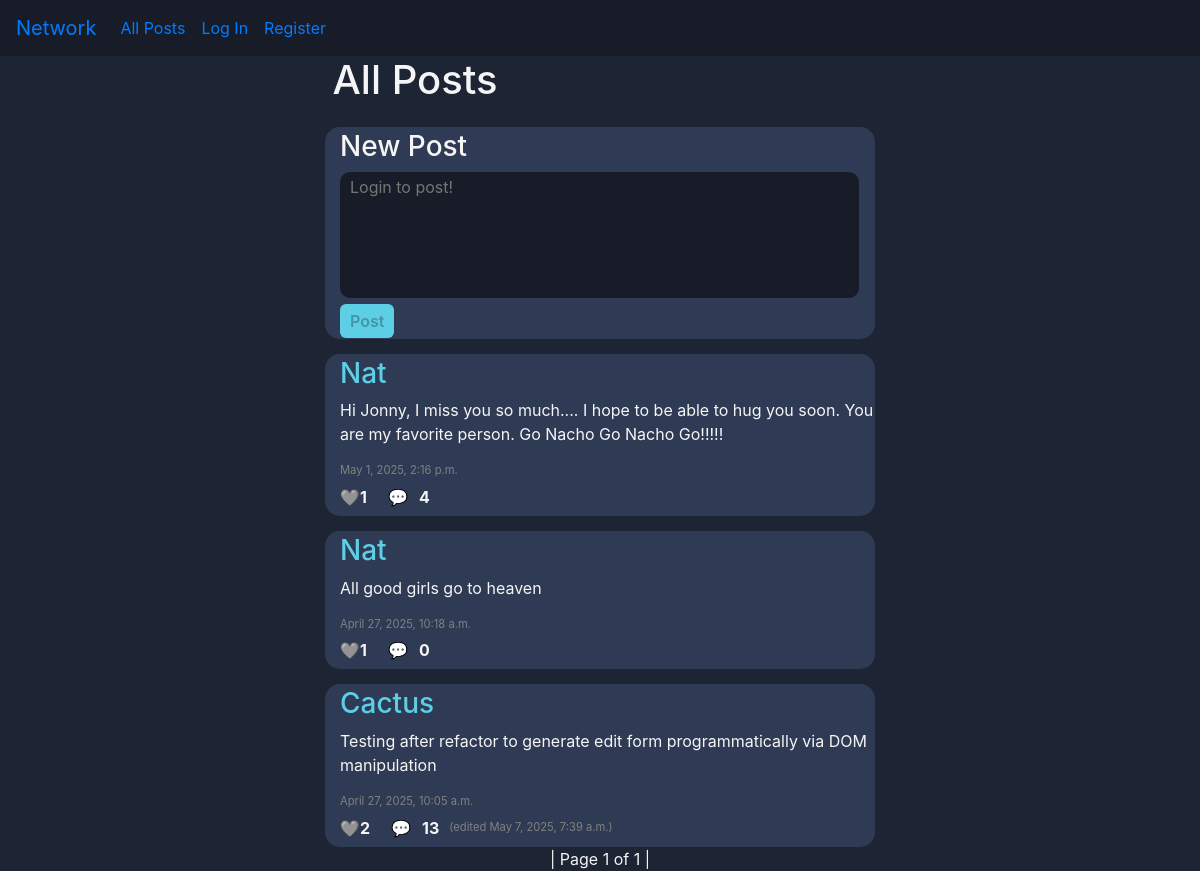
Before: / with the older database file.
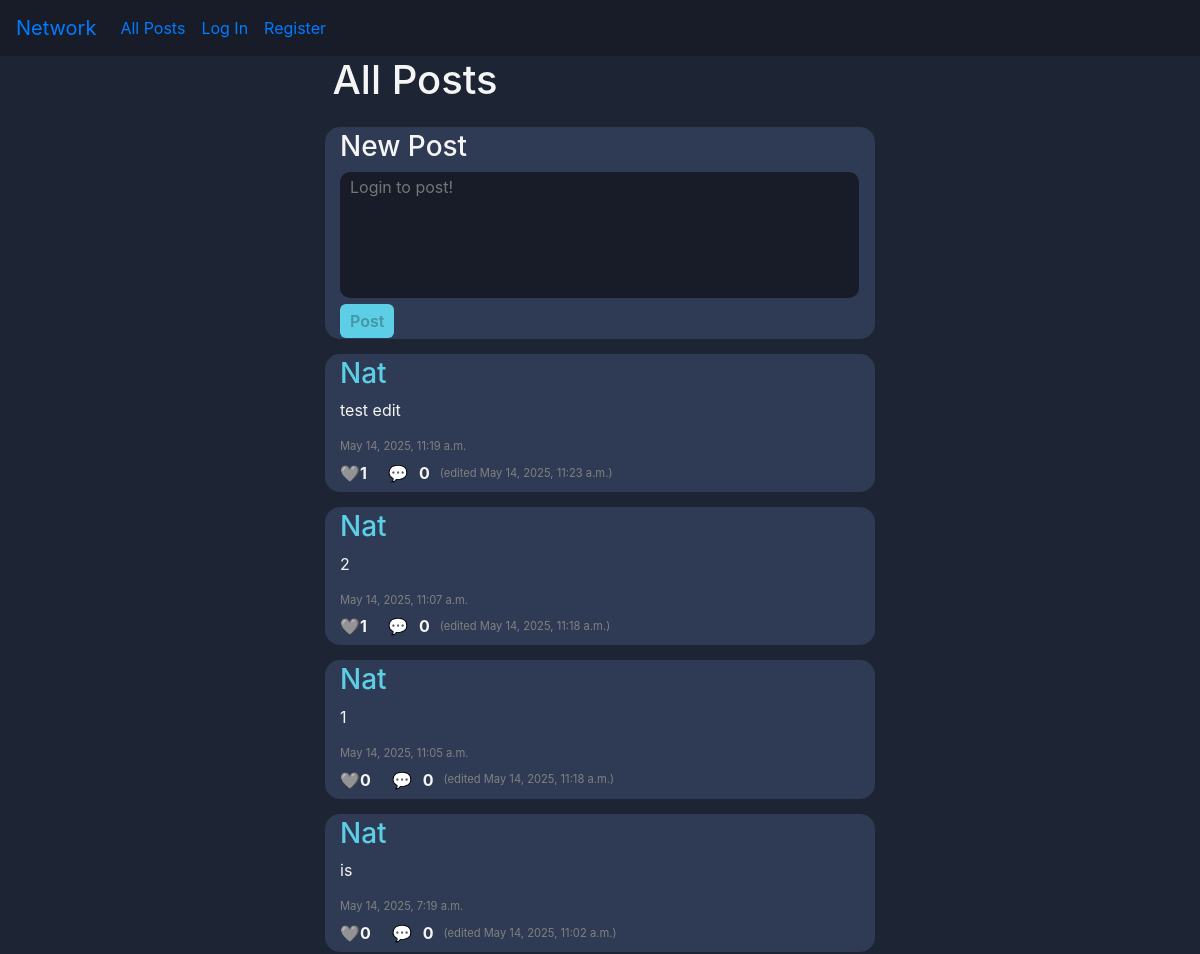
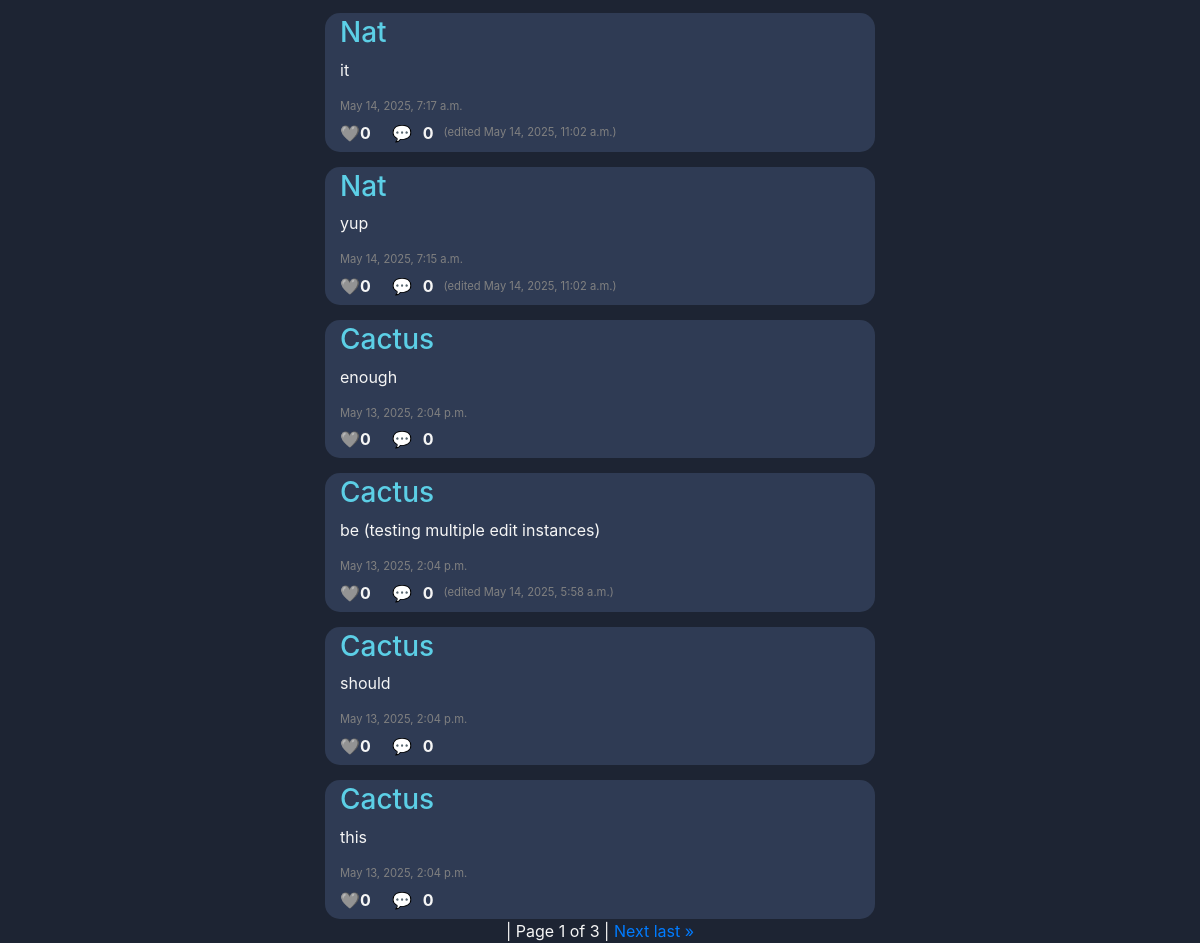
After: the same page with the newer database file (2 pictures, top to bottom).
### network/models.py (models this page shows, shortened)
class Post(models.Model):
    profile = models.ForeignKey("Profile", on_delete=models.CASCADE)
    content = models.TextField(blank=False, null=False)
    likes = models.ManyToManyField("Profile", blank=True, related_name="liked_posts")
    timestamp = models.DateTimeField(auto_now_add=True)
    edited_timestamp = models.DateTimeField(auto_now_add=False, null=True) # TODO
    @property
    def like_count(self):
        return self.likes.count()
    @property
    def comment_count(self):
        return self.comment_set.count()

class Profile(models.Model):
    user = models.OneToOneField(User, on_delete=models.CASCADE)
    following = models.ManyToManyField("self", symmetrical=False, blank=True, related_name="followers")
    saved_posts = models.ManyToManyField("Post", blank=True, related_name="saved_by_profiles")
    profile_picture = models.ImageField(upload_to='profile_pics/', blank=True, null=True) # TODO
    profile_picture_url = models.URLField(blank=True, null=True) # TODO
    bio = models.CharField(max_length=512, null=True, blank=True) # TODO

class User(AbstractUser):
    pass

### network/views.py (the view)
# urls.py: path("", views.index, name="index"),
def index(request):
    return post_paginator(
        request,
        query=Post.objects.select_related("profile").order_by("-timestamp"),
        template="network/index.html",
        title="All Posts",
    )

### network/models.py (called while the page is built)
    @property
    def reply_count(self):
        return self.replies.count()

    @property
    def like_count(self):
        return self.likes.count()

### network/views.py (called while the page is built)
def post_paginator(request, query, template, title, **kwargs):
    paginator = Paginator(query, 10)
    page_number = request.GET.get("page")
    page_obj = paginator.get_page(page_number)
    return render(request, template, {
        "page_obj": page_obj,
        "title": title,
        **kwargs # Optional context arguments
    })

### network/templates/network/index.html (shortened to what this page needs)
{% extends "network/layout.html" %}
{% load static %}
{% block body %}
    <div class="header-div">
        <h1 class="header-txt">All Posts</h1>
    </div>
    <div class="post-div">
        <form id="post-form">
            <h3>New Post</h3>
            <textarea class="form-textarea" id="content" rows="5" cols="50" {% if  not request.user.is_authenticated %}placeholder="Login to post!" disabled{% endif %} required></textarea>
            <div>
                <button id="post-btn" class="post-btn"{% if not request.user.is_authenticated %}disabled{% endif %}>Post</button>
            </div>
        </form>
    </div>
    {% include "network/partials/load_posts.html" with page_obj=page_obj %}
{% endblock %}

### network/templates/network/partials/load_posts.html (shortened to what this page needs)
<div class="posts-div">
    {% for post in page_obj %}
        <div class="post-div">
            <h3><a class="post-header-txt" href="{% url 'profile' username=post.profile.user.username %}">{{ post.profile.user.username }}</a></h3>
            <div class="post-text-div">
                <p class="post-text">{{ post.content }}</p>
            </div>
            <p class="timestamp-txt">{{ post.timestamp }}</p>
            <div class="interact-div">
                {% if user.is_authenticated %}
                    <button class="post-like-btn post-interact-btn" data-id="{{ post.id }}"
                    data-liked="{% if user.profile in post.likes.all %}true{% else %}false{% endif %}">❤️</button>
                {% else %}
                    🩶
                {% endif %}
                <strong class="like-count count">{{ post.like_count }}</strong>
                <button class="comment-btn post-interact-btn">💬</button>
                <strong class="comment-count count">{{ post.comment_count }}</strong>
                <p class="edited-timestamp-txt timestamp-txt">
                    {% if post.edited_timestamp %}
                        (edited {{ post.edited_timestamp }})
                    {% endif %}
                </p>
            </div>
        </div>
    {% endfor %}
</div>
<div class="paginator">
    <span>
            <span class="current">
               | Page {{ page_obj.number }} of {{ page_obj.paginator.num_pages }} |
            </span>
        {% if page_obj.has_next %}
            <a href="?page={{ page_obj.next_page_number }}">Next</a>
            <a href="?page={{ page_obj.paginator.num_pages }}">last &raquo;</a>
        {% endif %}
    </span>
</div>

Changed rows visible on the page:
no longer on this page (row edited): Post: profile.user.username "Nat", content "Hi Jonny, I miss you so much.... I hope to be able to hug you soon. You are my favorite person. Go Nacho Go Nacho Go!!!!!", timestamp "May 1, 2025, 2:16 p.m.", like_count "1", comment_count "4"
no longer on this page (row edited): Post: profile.user.username "Nat", content "All good girls go to heaven", timestamp "April 27, 2025, 10:18 a.m.", like_count "1", comment_count "0"
no longer on this page (row unchanged): Post: profile.user.username "Cactus", content "Testing after refactor to generate edit form programmatically via DOM manipulation", timestamp "April 27, 2025, 10:05 a.m.", like_count "2", comment_count "13", edited_timestamp "May 7, 2025, 7:39 a.m."
added Post: profile.user.username "Nat", content "test edit", timestamp "May 14, 2025, 11:19 a.m.", like_count "1", comment_count "0", edited_timestamp "May 14, 2025, 11:23 a.m."
added Post: profile.user.username "Nat", content "2", timestamp "May 14, 2025, 11:07 a.m.", like_count "1", comment_count "0", edited_timestamp "May 14, 2025, 11:18 a.m."
added Post: profile.user.username "Nat", content "1", timestamp "May 14, 2025, 11:05 a.m.", like_count "0", comment_count "0", edited_timestamp "May 14, 2025, 11:18 a.m."
added Post: profile.user.username "Nat", content "is", timestamp "May 14, 2025, 7:19 a.m.", like_count "0", comment_count "0", edited_timestamp "May 14, 2025, 11:02 a.m."
added Post: profile.user.username "Nat", content "it", timestamp "May 14, 2025, 7:17 a.m.", like_count "0", comment_count "0", edited_timestamp "May 14, 2025, 11:02 a.m."
added Post: profile.user.username "Nat", content "yup", timestamp "May 14, 2025, 7:15 a.m.", like_count "0", comment_count "0", edited_timestamp "May 14, 2025, 11:02 a.m."
added Post: profile.user.username "Cactus", content "enough", timestamp "May 13, 2025, 2:04 p.m.", like_count "0", comment_count "0"
added Post: profile.user.username "Cactus", content "be (testing multiple edit instances)", timestamp "May 13, 2025, 2:04 p.m.", like_count "0", comment_count "0", edited_timestamp "May 14, 2025, 5:58 a.m."
added Post: profile.user.username "Cactus", content "should", timestamp "May 13, 2025, 2:04 p.m.", like_count "0", comment_count "0"
added Post: profile.user.username "Cactus", content "this", timestamp "May 13, 2025, 2:04 p.m.", like_count "0", comment_count "0"
Other visible differences:
{{ page_obj.paginator.num_pages }}: "1" → "3"
text now shown: "Next last »"
